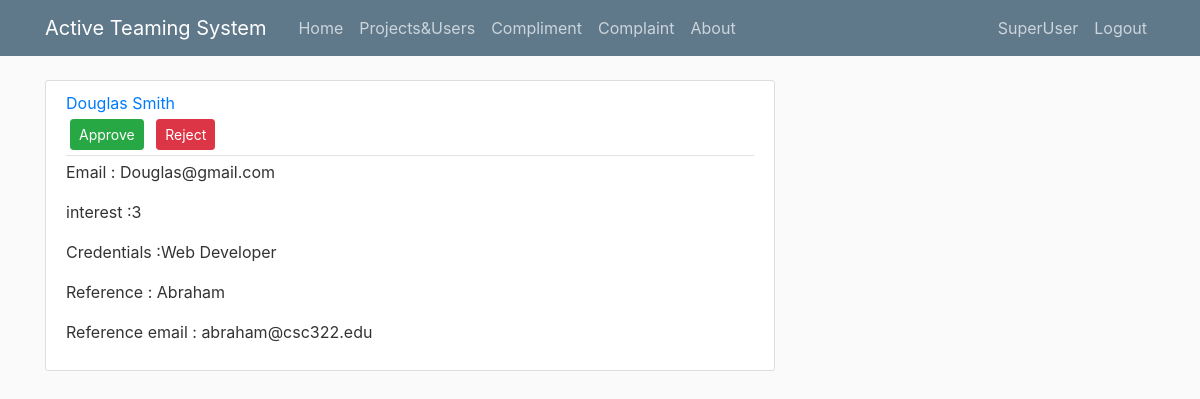
The app's page /application_list/2 (signed in) with its own data.
### application/models.py (models this page shows, shortened)
class Application(db.Model):
    id = db.Column(db.Integer, primary_key=True)
    name = db.Column(db.String(20), nullable=False)
    last_name = db.Column(db.String(20), nullable=False)
    email = db.Column(db.String(120), unique=True, nullable=False)
    interest = db.Column(db.Integer,nullable=False)
    credentials = db.Column(db.String(20), nullable=False)
    reference = db.Column(db.Integer, db.ForeignKey('user.id'), nullable=False)
    is_pending = db.Column(db.Boolean, default=True, nullable=False)
    appeal = db.Column(db.Boolean, default=False, nullable=False)

class User(db.Model,UserMixin):
    id = db.Column(db.Integer, primary_key=True)
    username = db.Column(db.String(20), unique=True, nullable=False)
    email = db.Column(db.String(120), unique=True, nullable=False)
    image_file = db.Column(db.String(20), nullable=False, default='default.jpg')
    password = db.Column(db.String(60), nullable=False)
    rating = db.Column(db.Integer,nullable=False,default=0)
    compliments = db.relationship('Compliment', backref='recipient', lazy=True)
    complaints = db.relationship('Complaint', backref='complainee', lazy=True)
    UserBlacklist = db.relationship('UserBlacklist', backref='user_blacklisted', lazy=True)
    applications = db.relationship('Application', backref='referee', lazy=True)
    is_vip = db.Column(db.Boolean, default=False, nullable=False)
    is_su = db.Column(db.Boolean, default=False, nullable=False)
    is_blacklisted = db.Column(db.Boolean, default=False, nullable=False)

### application/route.py (the view)
@app.route("/application_list/<int:application_id>")
def application(application_id):
    if current_user.is_su:
        application = Application.query.get_or_404(application_id)
        return render_template('application.html', title=application.email, application=application)

### application/models.py (called while the page is built)
@login_manager.user_loader
def load_user(user_id):
    return User.query.get(int(user_id))

### application/templates/application.html (shortened to what this page needs)
{% extends "layout.html" %}
{% block content %}
  <article class="media content-section">
    <div class="media-body">
        <div class="article-metadata">
            <a class="mr-2" href="#">{{ application.name + " " + application.last_name }}</a>
            <div>
                <button type="button" class="btn btn-success btn-sm m-1" data-toggle="modal" data-target="#approveModal">Approve</button>
                <button type="button" class="btn btn-danger btn-sm m-1" data-toggle="modal" data-target="#rejectModal">Reject</button>
            </div>
        </div>
        <p class="article-content">Email : {{ application.email }}</p>
        <p class="article-content">interest :{{ application.interest }}</p>
        <p class="article-content">Credentials :{{ application.credentials }}</p>
        <p class="article-content">Reference : {{ application.referee.username}}</p>
        <p class="article-content">Reference email : {{ application.referee.email}}</p>
    </div>
  </article>
{% endblock content %}

### application/static/main.css (style rules this page uses)
body { background: #fafafa; color: #333333; margin-top: 5rem; }
.content-section { background: #ffffff; padding: 10px 20px; border: 1px solid #dddddd; border-radius: 3px; margin-bottom: 20px; }
.article-content { white-space: pre-line; }
.article-metadata { padding-bottom: 1px; margin-bottom: 4px; border-bottom: 1px solid #e3e3e3 }

### records on screen
Application: name+last_name "Douglas Smith", email "Douglas@gmail.com", interest "3", credentials "Web Developer"
User: referee.username "Abraham", referee.email "abraham@csc322.edu"
